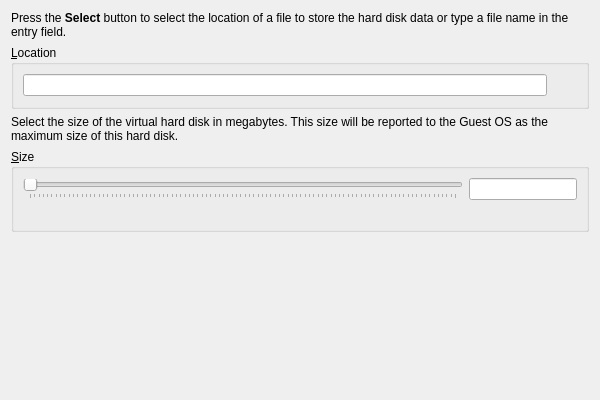
<?xml version="1.0" encoding="UTF-8"?>
<ui version="4.0">
 <comment>
 VBox frontends: Qt4 GUI ("VirtualBox"):

     Copyright (C) 2009-2010 Oracle Corporation

     This file is part of VirtualBox Open Source Edition (OSE), as
     available from http://www.virtualbox.org. This file is free software;
     you can redistribute it and/or modify it under the terms of the GNU
     General Public License (GPL) as published by the Free Software
     Foundation, in version 2 as it comes in the "COPYING" file of the
     VirtualBox OSE distribution. VirtualBox OSE is distributed in the
     hope that it will be useful, but WITHOUT ANY WARRANTY of any kind.
 </comment>
 <class>UINewHDWzdPage3</class>
 <widget class="QWidget" name="UINewHDWzdPage3">
  <property name="geometry">
   <rect>
    <x>0</x>
    <y>0</y>
    <width>600</width>
    <height>400</height>
   </rect>
  </property>
  <property name="sizePolicy">
   <sizepolicy hsizetype="Minimum" vsizetype="Minimum">
    <horstretch>0</horstretch>
    <verstretch>0</verstretch>
   </sizepolicy>
  </property>
  <layout class="QVBoxLayout" name="m_pLayout1">
   <property name="bottomMargin" >
    <number>0</number>
   </property>
   <item>
    <widget class="QILabel" name="m_pPage3Text1">
     <property name="text">
      <string>&lt;p&gt;Press the &lt;b&gt;Select&lt;/b&gt; button to select the location of a file to store the hard disk data or type a file name in the entry field.&lt;/p&gt;</string>
     </property>
     <property name="wordWrap">
      <bool>true</bool>
     </property>
    </widget>
   </item>
   <item>
    <widget class="QGroupBox" name="m_pLocationCnt">
     <property name="title">
      <string>&amp;Location</string>
     </property>
     <layout class="QHBoxLayout" name="m_pLayout2">
      <item>
       <widget class="QLineEdit" name="m_pLocationEditor"/>
      </item>
      <item>
       <widget class="QToolButton" name="m_pLocationSelector">
        <property name="autoRaise">
         <bool>true</bool>
        </property>
       </widget>
      </item>
     </layout>
    </widget>
   </item>
   <item>
    <widget class="QILabel" name="m_pPage3Text2">
     <property name="text">
      <string>&lt;p&gt;Select the size of the virtual hard disk in megabytes. This size will be reported to the Guest OS as the maximum size of this hard disk.&lt;/p&gt;</string>
     </property>
     <property name="wordWrap">
      <bool>true</bool>
     </property>
    </widget>
   </item>
   <item>
    <widget class="QGroupBox" name="m_pSizeCnt">
     <property name="title">
      <string>&amp;Size</string>
     </property>
     <layout class="QGridLayout" name="m_pLayout3">
      <item row="0" column="0" colspan="3">
       <widget class="QSlider" name="m_pSizeSlider">
        <property name="sizePolicy">
         <sizepolicy hsizetype="Expanding" vsizetype="Fixed">
          <horstretch>0</horstretch>
          <verstretch>0</verstretch>
         </sizepolicy>
        </property>
        <property name="orientation">
         <enum>Qt::Horizontal</enum>
        </property>
        <property name="tickPosition">
         <enum>QSlider::TicksBelow</enum>
        </property>
       </widget>
      </item>
      <item row="0" column="3">
       <widget class="QILineEdit" name="m_pSizeEditor">
        <property name="sizePolicy">
         <sizepolicy hsizetype="Preferred" vsizetype="Fixed">
          <horstretch>0</horstretch>
          <verstretch>0</verstretch>
         </sizepolicy>
        </property>
       </widget>
      </item>
      <item row="1" column="0">
       <widget class="QLabel" name="m_pSizeMin">
        <property name="sizePolicy">
         <sizepolicy hsizetype="Maximum" vsizetype="Preferred">
          <horstretch>0</horstretch>
          <verstretch>0</verstretch>
         </sizepolicy>
        </property>
       </widget>
      </item>
      <item row="1" column="1">
       <spacer name="m_pSpacer1">
        <property name="orientation">
         <enum>Qt::Horizontal</enum>
        </property>
        <property name="sizeHint" stdset="0">
         <size>
          <width>0</width>
          <height>0</height>
         </size>
        </property>
       </spacer>
      </item>
      <item row="1" column="2">
       <widget class="QLabel" name="m_pSizeMax">
        <property name="sizePolicy">
         <sizepolicy hsizetype="Maximum" vsizetype="Preferred">
          <horstretch>0</horstretch>
          <verstretch>0</verstretch>
         </sizepolicy>
        </property>
       </widget>
      </item>
     </layout>
    </widget>
   </item>
   <item>
    <spacer name="m_pSpacer2">
     <property name="sizeHint" stdset="0">
      <size>
       <width>0</width>
       <height>0</height>
      </size>
     </property>
    </spacer>
   </item>
  </layout>
 </widget>
 <customwidgets>
  <customwidget>
   <class>QILabel</class>
   <extends>QLabel</extends>
   <header>QILabel.h</header>
  </customwidget>
  <customwidget>
   <class>QILineEdit</class>
   <extends>QLineEdit</extends>
   <header>QILineEdit.h</header>
  </customwidget>
 </customwidgets>
 <resources/>
 <connections/>
</ui>
